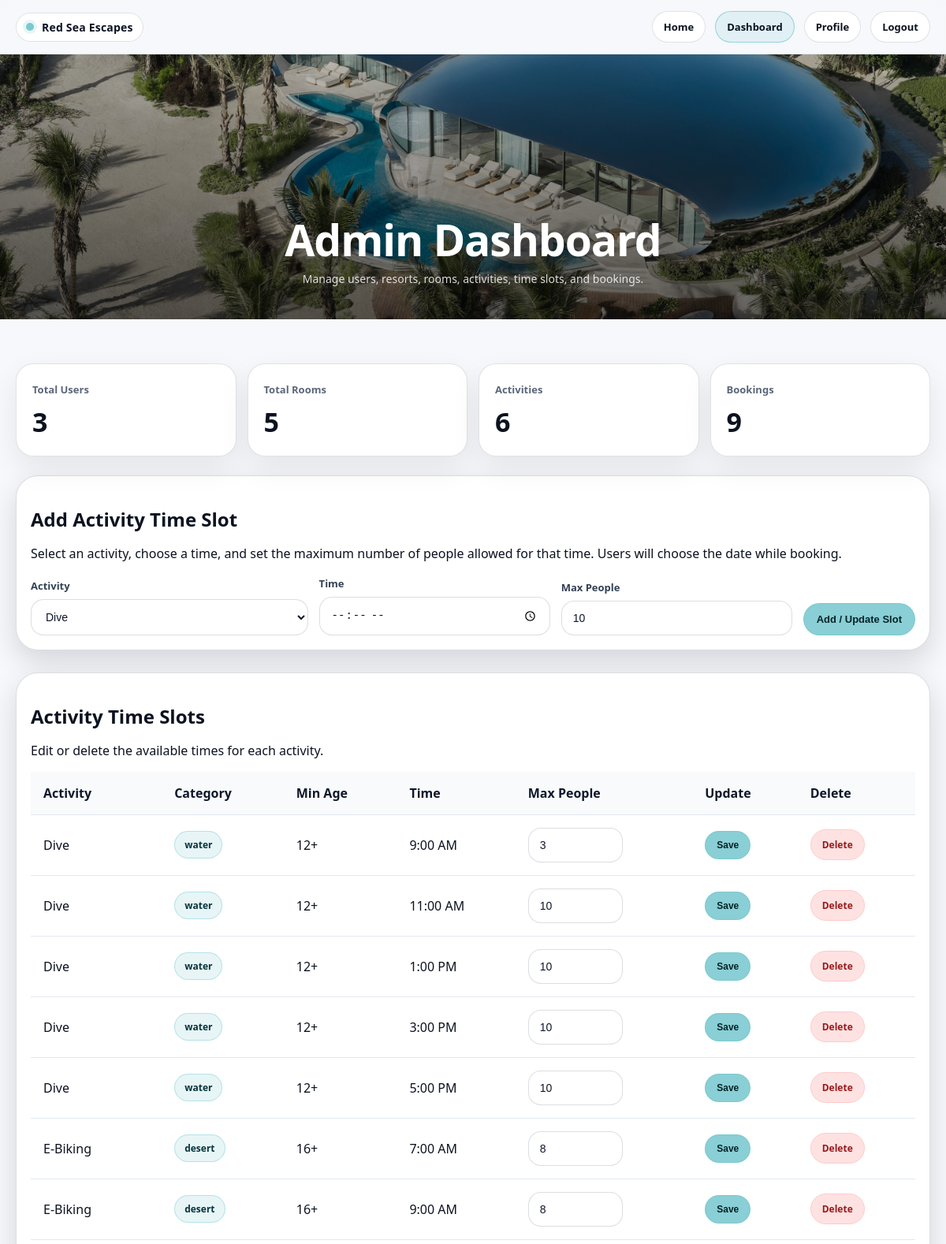
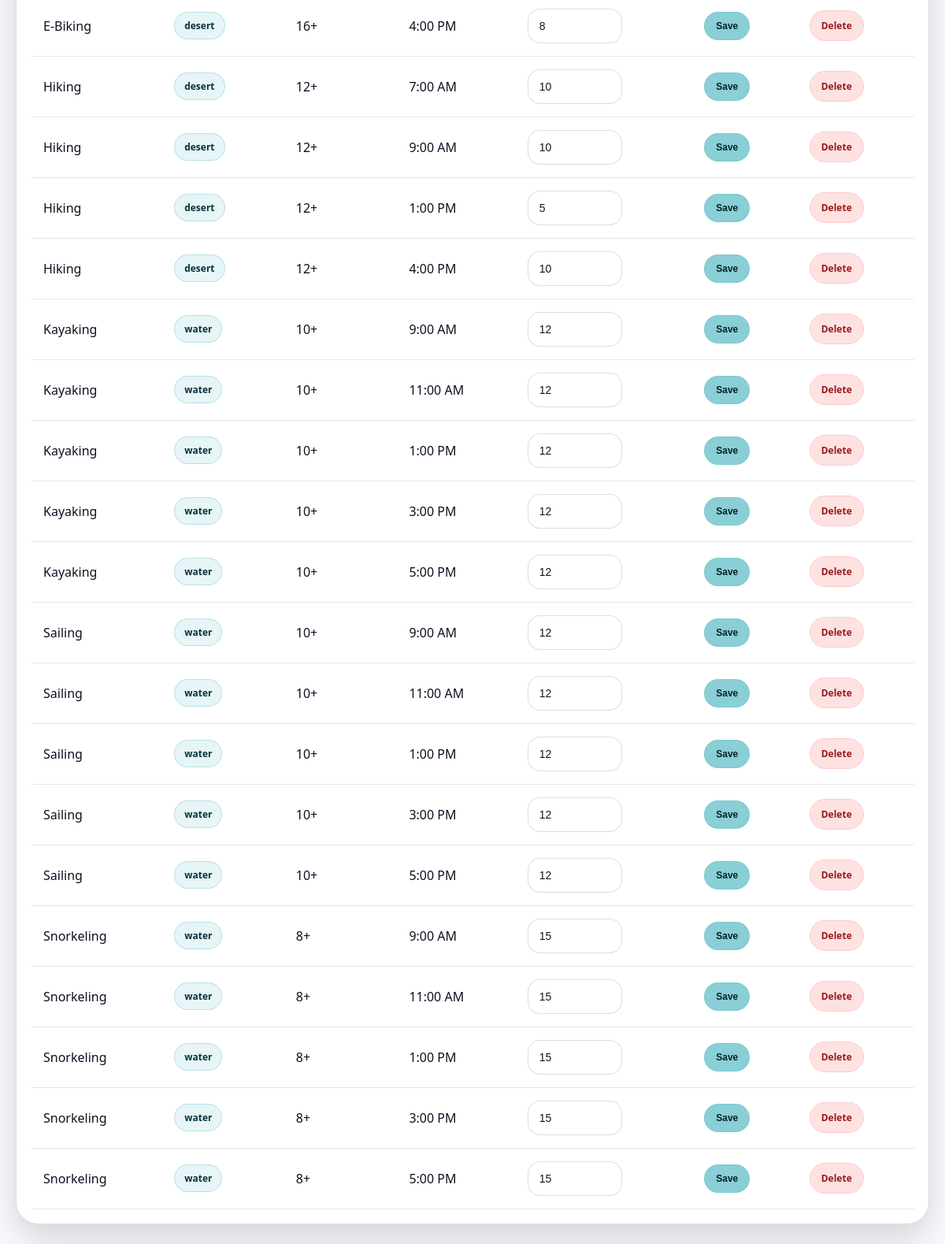
Page /admin/dashboard.php (signed in, upper part) on the committed database (2 pictures, top to bottom).
### tables this page shows
CREATE TABLE `activity_time_slots` (
  `slot_id` int(11) NOT NULL,
  `activity_id` int(11) NOT NULL,
  `slot_time` time NOT NULL,
  `max_people` int(11) NOT NULL DEFAULT 10,
  `is_active` tinyint(1) NOT NULL DEFAULT 1,
  `created_at` timestamp NOT NULL DEFAULT current_timestamp()
);

CREATE TABLE `activities` (
  `activity_id` int(11) NOT NULL,
  `activity_name` varchar(100) NOT NULL,
  `category` enum('water','desert') NOT NULL,
  `description` text DEFAULT NULL,
  `price_per_person` decimal(10,2) NOT NULL,
  `min_age` int(11) NOT NULL,
  `duration` varchar(50) DEFAULT NULL,
  `total_slots` int(11) NOT NULL DEFAULT 10,
  `image_path` varchar(255) DEFAULT NULL,
  `is_active` tinyint(1) NOT NULL DEFAULT 1
);

### admin/dashboard.php (the view, shortened to what this page needs)
<?php
require_once "../config/db.php";
$slots = $conn->query("
    SELECT
        ats.*,
        a.activity_name,
        a.category,
        a.min_age
    FROM activity_time_slots ats
    JOIN activities a ON ats.activity_id = a.activity_id
    ORDER BY a.activity_name, ats.slot_time
");
$totalUsers = $conn->query("SELECT COUNT(*) AS c FROM users")->fetch_assoc()["c"];
$totalRooms = $conn->query("SELECT COUNT(*) AS c FROM rooms")->fetch_assoc()["c"];
$totalActivities = $conn->query("SELECT COUNT(*) AS c FROM activities")->fetch_assoc()["c"];
$totalBookings = $conn->query("SELECT COUNT(*) AS c FROM bookings")->fetch_assoc()["c"];
?>
<!doctype html>
<html lang="en">
<head>
<link rel="stylesheet" href="../global/main.css">
</head>
<body>
<div class="navWrap">
  <div class="container nav">
    <a class="brand" href="../index.html">
      <i class="dot"></i>
      <span>Red Sea Escapes</span>
    </a>
    <nav class="navLinks">
      <a href="../index.html">Home</a>
      <a class="active" href="./dashboard.php">Dashboard</a>
      <a href="../profile.php">Profile</a>
      <a href="../server/logout.php">Logout</a>
    </nav>
  </div>
</div>
<header class="hero heroSimple admin-hero">
  <div class="hero__bg" style="background-image:url('../images/hero.jpg');"></div>
  <div class="hero__overlay"></div>
  <div class="hero__content">
    <div class="container hero__inner center">
      <h1 class="h1">Admin Dashboard</h1>
      <p class="hero__sub">Manage users, resorts, rooms, activities, time slots, and bookings.</p>
    </div>
  </div>
</header>
<main class="admin-wrap">
<div class="container">
  <div class="admin-grid">
    <div class="stat-card">
      <span>Total Users</span>
      <b><?= $totalUsers ?></b>
    </div>
    <div class="stat-card">
      <span>Total Rooms</span>
      <b><?= $totalRooms ?></b>
    </div>
    <div class="stat-card">
      <span>Activities</span>
      <b><?= $totalActivities ?></b>
    </div>
    <div class="stat-card">
      <span>Bookings</span>
      <b><?= $totalBookings ?></b>
    </div>
  </div>
  <section class="admin-section panel">
    <h2>Add Activity Time Slot</h2>
    <p class="lead">
      Select an activity, choose a time, and set the maximum number of people allowed for that time.
      Users will choose the date while booking.
    </p>
    <form action="add_activity_slot.php" method="POST" class="admin-form-row">
      <label>
        Activity
        <select name="activity_id" required>
          <?php
          $activityList = $conn->query("SELECT activity_id, activity_name FROM activities ORDER BY activity_name");
          while($act = $activityList->fetch_assoc()):
          ?>
            <option value="<?= $act["activity_id"] ?>">
              <?= htmlspecialchars($act["activity_name"]) ?>
            </option>
          <?php endwhile; ?>
        </select>
      </label>
      <label>
        Time
        <input type="time" name="slot_time" required>
      </label>
      <label>
        Max People
        <input type="number" name="max_people" min="1" value="10" required>
      </label>
      <button class="btn brand" type="submit">Add / Update Slot</button>
    </form>
  </section>
  <section class="admin-section panel">
    <h2>Activity Time Slots</h2>
    <p class="lead">Edit or delete the available times for each activity.</p>
    <div class="table-wrap">
      <table class="admin-table">
        <tr>
          <th>Activity</th>
          <th>Category</th>
          <th>Min Age</th>
          <th>Time</th>
          <th>Max People</th>
          <th>Update</th>
          <th>Delete</th>
        </tr>
        <?php while($slot = $slots->fetch_assoc()): ?>
        <tr>
          <td><?= htmlspecialchars($slot["activity_name"]) ?></td>
          <td><span class="badge"><?= htmlspecialchars($slot["category"]) ?></span></td>
          <td><?= htmlspecialchars($slot["min_age"]) ?>+</td>
          <td><?= date("g:i A", strtotime($slot["slot_time"])) ?></td>
          <td>
            <form class="inline-form" action="update_activity_slot.php" method="POST">
              <input class="small-input" type="number" name="max_people" min="1" value="<?= htmlspecialchars($slot["max_people"]) ?>">
          </td>
          <td>
              <button class="btn brand btn-small" type="submit">Save</button>
          </td>
          <td>
            <a class="btn btn-danger btn-small"
               href="delete_activity_slot.php?id=<?= $slot["slot_id"] ?>"
               onclick="return confirm('Delete this time slot?')">
              Delete
            </a>
          </td>
        </tr>
        <?php endwhile; ?>
      </table>
    </div>
  </section>
</div>
</main>
</body>
</html>

### global/main.css (style rules this page uses)
:root { --bg:#f6f8fb; --ink:#0b1220; --muted:#5b667a; --line:rgba(15, 23, 42, .14); --glass:rgba(10, 16, 28, .38); --pill:rgba(255,255,255,.10); --pill2:rgba(255,255,255,.14); --white:#fff; --brand:#79c9d0; --brand2:#a7e7ea; --shadow:0 22px 60px rgba(2, 6, 23, .18); --shadow2:0 14px 36px rgba(2, 6, 23, .14); --r16:16px; --r22:22px; --r28:28px; --max:1180px; }
* { box-sizing:border-box }
html,body { height:100% }
body { margin:0; font-family: ui-sans-serif, system-ui, -apple-system, Segoe UI, Roboto, Helvetica, Arial, "Apple Color Emoji","Segoe UI Emoji"; color:var(--ink); background:var(--bg); }
a { color:inherit; text-decoration:none }
.container { width:min(var(--max), calc(100% - 40px)); margin:0 auto }
.brand { display:flex; align-items:center; gap:10px; padding:8px 12px; border-radius:999px; border:1px solid rgba(255,255,255,.18); background:rgba(255,255,255,.06); }
.brand .dot { width:10px; height:10px; border-radius:50%; background:var(--brand); box-shadow:0 0 0 4px rgba(121,201,208,.18); }
.brand span { font-weight:600; font-size:14px; color:rgba(255,255,255,.92); letter-spacing:.2px; }
.btn { display:inline-flex; align-items:center; justify-content:center; padding:12px 16px; border-radius:999px; border:1px solid rgba(255,255,255,.22); background:rgba(255,255,255,.07); color:#fff; font-size:13px; font-weight:600; transition: transform .18s ease, background .18s ease, border-color .18s ease; }
.btn.brand { background:rgba(121,201,208,.88); border-color: rgba(121,201,208,.88); color:#052328; }
.panel { background:#fff; border:1px solid var(--line); border-radius: var(--r28); box-shadow: var(--shadow2); padding:18px; }
.dot { width:8px;height:8px;border-radius:999px; background: rgba(2,6,23,.18); }
.navWrap { position:sticky; top:0; z-index:40; background:rgba(246,248,251,.82); backdrop-filter: blur(10px); border-bottom:1px solid rgba(15,23,42,.08); }
.navWrap .nav { display:flex; align-items:center; justify-content:space-between; gap:14px; padding:14px 0; }
.navWrap .brand { border:1px solid rgba(15,23,42,.12); background:#fff; }
.navWrap .brand span { color: var(--ink); }
.navLinks { display:flex; align-items:center; gap:12px; flex-wrap:wrap; justify-content:center; }
.navLinks a { padding:10px 14px; border-radius:999px; border:1px solid rgba(15,23,42,.12); background:#fff; font-weight:650; font-size:13px; }
.navLinks a.active { border-color: rgba(121,201,208,.75); background: rgba(121,201,208,.16); }
.hero { position:relative; overflow:hidden; }
.heroSimple { min-height:60vh; display:flex; align-items:flex-end; padding:66px 0 40px; background:#0b1220; }
.hero__bg { position:absolute; inset:0; background-position:center; background-size:cover; transform: scale(1.02); }
.hero__overlay { position:absolute; inset:0; background: linear-gradient(to bottom, rgba(0,0,0,.25), rgba(0,0,0,.62)); }
.hero__content { position:relative; z-index:2; width:100%; }
.hero__inner.center { text-align:center; }
.h1 { margin:0; color:#fff; font-weight:750; letter-spacing:-.02em; font-size: clamp(34px, 4.6vw, 58px); line-height:1.05; }
.hero__sub { margin:10px auto 0; color:rgba(255,255,255,.84); max-width:70ch; line-height:1.6; font-size:14px; }

### rows in the picture
activity_time_slots: activity.activity_name "Dive", activity.category "water", activity.min_age "12", slot_time "9:00 AM", max_people "3"
activity_time_slots: activity.activity_name "Dive", activity.category "water", activity.min_age "12", slot_time "11:00 AM", max_people "10"
activity_time_slots: activity.activity_name "Dive", activity.category "water", activity.min_age "12", slot_time "1:00 PM", max_people "10"
activity_time_slots: activity.activity_name "Dive", activity.category "water", activity.min_age "12", slot_time "3:00 PM", max_people "10"
activity_time_slots: activity.activity_name "Dive", activity.category "water", activity.min_age "12", slot_time "5:00 PM", max_people "10"
activity_time_slots: activity.activity_name "E-Biking", activity.category "desert", activity.min_age "16", slot_time "7:00 AM", max_people "8"
activity_time_slots: activity.activity_name "E-Biking", activity.category "desert", activity.min_age "16", slot_time "9:00 AM", max_people "8"
activity_time_slots: activity.activity_name "E-Biking", activity.category "desert", activity.min_age "16", slot_time "4:00 PM", max_people "8"
activity_time_slots: activity.activity_name "Hiking", activity.category "desert", activity.min_age "12", slot_time "7:00 AM", max_people "10"
activity_time_slots: activity.activity_name "Hiking", activity.category "desert", activity.min_age "12", slot_time "9:00 AM", max_people "10"
activity_time_slots: activity.activity_name "Hiking", activity.category "desert", activity.min_age "12", slot_time "1:00 PM", max_people "5"
activity_time_slots: activity.activity_name "Hiking", activity.category "desert", activity.min_age "12", slot_time "4:00 PM", max_people "10"
activity_time_slots: activity.activity_name "Kayaking", activity.category "water", activity.min_age "10", slot_time "9:00 AM", max_people "12"
activity_time_slots: activity.activity_name "Kayaking", activity.category "water", activity.min_age "10", slot_time "11:00 AM", max_people "12"
activity_time_slots: activity.activity_name "Kayaking", activity.category "water", activity.min_age "10", slot_time "1:00 PM", max_people "12"
activity_time_slots: activity.activity_name "Kayaking", activity.category "water", activity.min_age "10", slot_time "3:00 PM", max_people "12"
activity_time_slots: activity.activity_name "Kayaking", activity.category "water", activity.min_age "10", slot_time "5:00 PM", max_people "12"
activity_time_slots: activity.activity_name "Sailing", activity.category "water", activity.min_age "10", slot_time "9:00 AM", max_people "12"
activity_time_slots: activity.activity_name "Sailing", activity.category "water", activity.min_age "10", slot_time "11:00 AM", max_people "12"
activity_time_slots: activity.activity_name "Sailing", activity.category "water", activity.min_age "10", slot_time "1:00 PM", max_people "12"
activity_time_slots: activity.activity_name "Sailing", activity.category "water", activity.min_age "10", slot_time "3:00 PM", max_people "12"
activity_time_slots: activity.activity_name "Sailing", activity.category "water", activity.min_age "10", slot_time "5:00 PM", max_people "12"
activity_time_slots: activity.activity_name "Snorkeling", activity.category "water", activity.min_age "8", slot_time "9:00 AM", max_people "15"
activity_time_slots: activity.activity_name "Snorkeling", activity.category "water", activity.min_age "8", slot_time "11:00 AM", max_people "15"
activity_time_slots: activity.activity_name "Snorkeling", activity.category "water", activity.min_age "8", slot_time "1:00 PM", max_people "15"
activity_time_slots: activity.activity_name "Snorkeling", activity.category "water", activity.min_age "8", slot_time "3:00 PM", max_people "15"
activity_time_slots: activity.activity_name "Snorkeling", activity.category "water", activity.min_age "8", slot_time "5:00 PM", max_people "15"

### other values in the picture
$totalUsers "3"
$totalRooms "5"
$totalActivities "6"
$totalBookings "9"
form field activity_id "Dive"
